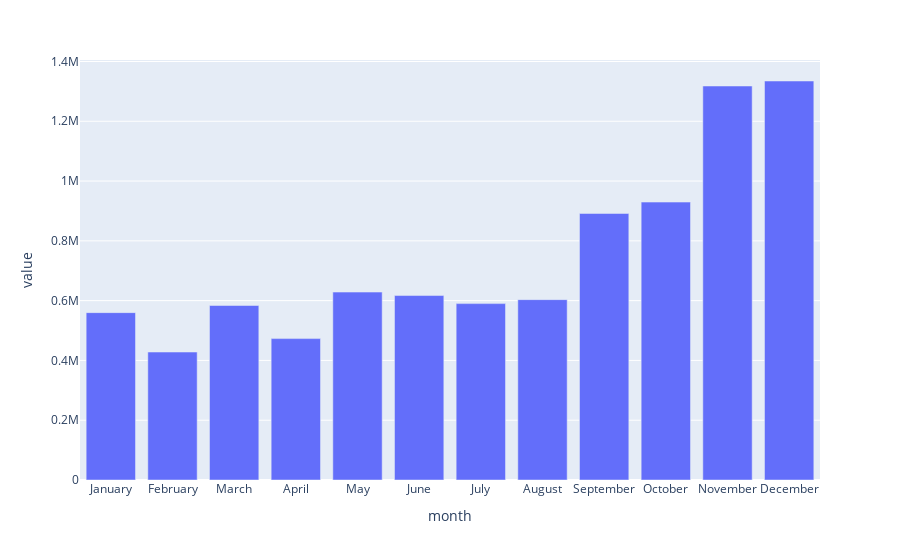

Notebook cell for this chart:
### Code cell
# VISUALIZAMOS DISTRIBUCION VENTAS TOTALES A LO LARGO DEl AÑO


# Define el orden deseado de los días de la semana
desired_order_2 = ['January', 'February', 'March', 'April', 'May', 'June','July', 'August', 'September', 'October', 'November','December']

# Convierte la columna 'week_day' a tipo categórico con el orden deseado
df['month'] = pd.Categorical(df['month'], categories=desired_order_2, ordered=True)

# Agrupa y suma como lo hiciste anteriormente
grouped_data_2 = df.groupby('month')['value'].sum().sort_index()

# Crea el gráfico de barras utilizando Plotly Express
fig = px.bar(x=grouped_data_2.index, y=grouped_data_2.values, labels={'x': 'month', 'y': 'value'})

# Muestra el gráfico
fig.show()

### Figure 1 — Plotly figure (JSON) as saved in the notebook; plotly's stock layout.template omitted (floating-point values rounded to 4 significant figures)
{"data": [{"alignmentgroup": "True", "hovertemplate": "month=%{x}<br>value=%{y}<extra></extra>", "legendgroup": "", "marker": {"color": "#636efa", "pattern": {"shape": ""}}, "name": "", "offsetgroup": "", "orientation": "v", "showlegend": false, "textposition": "auto", "type": "bar", "x": ["January", "February", "March", "April", "May", "June", "July", "August", "September", "October", "November", "December"], "xaxis": "x", "y": [559800.0, 428100.0, 583800.0, 473000.0, 628700.0, 617100.0, 590100.0, 603400.0, 891600.0, 929700.0, 1318000.0, 1335000.0], "yaxis": "y"}], "layout": {"barmode": "relative", "legend": {"tracegroupgap": 0}, "margin": {"t": 60}, "xaxis": {"anchor": "y", "domain": [0, 1], "title": {"text": "month"}}, "yaxis": {"anchor": "x", "domain": [0, 1], "title": {"text": "value"}}}}
